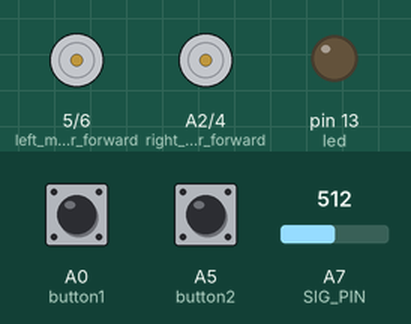
Bench run of a sketch on a simulated Arduino Nano, built with avr-gcc and run on an emulated ATmega328P. Parts: motor-driver pin pairs drawn as motors (green arrow = first pin HIGH = forward, orange = second pin HIGH = backward, longer = more drive, scaled by the enable pin), output pins drawn as LEDs (lit = HIGH). Inputs (shaded band) come from the test bench; at power-on: A0 (button1) HIGH, A5 (button2) HIGH, A7 (SIG_PIN) = 512. EEPROM starts erased; pins used as bus, display or sensor lines are not drawn; what the sketch prints to the serial monitor is not drawn.

Above: at 1.2 s.
1.3 s: A0 (button1) pulled LOW for 0.15 s
At 1.7 s:
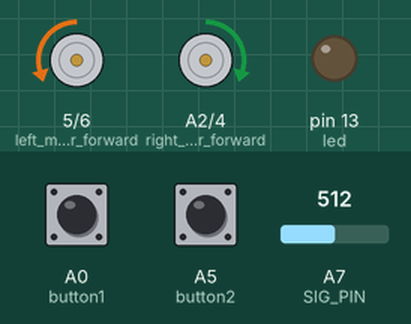
4.3 s: A5 (button2) pulled LOW for 0.15 s
At 5.3 s:
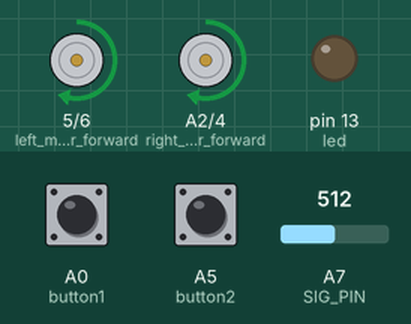
5.9 s: A7 (SIG_PIN) set to 521
At 7.0 s:
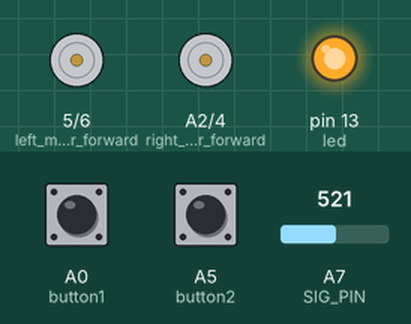
7.4 s: A7 (SIG_PIN) set to 511
At 7.7 s:
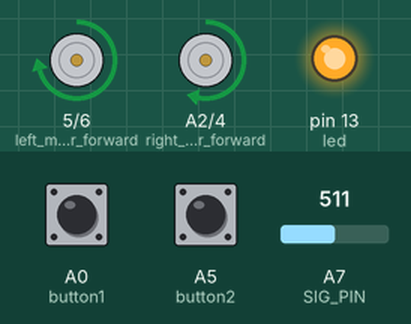
8.9 s: A7 (SIG_PIN) set to 716
At 9.3 s:
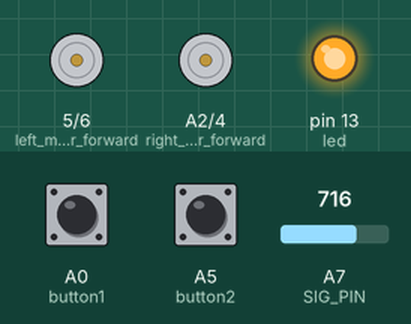
10.4 s: A7 (SIG_PIN) set to 490
At 11.2 s:
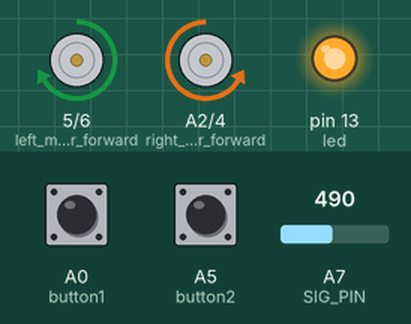
Timing chart, 0 to 13.0 s (numbered marks = the images above; inputs shaded):
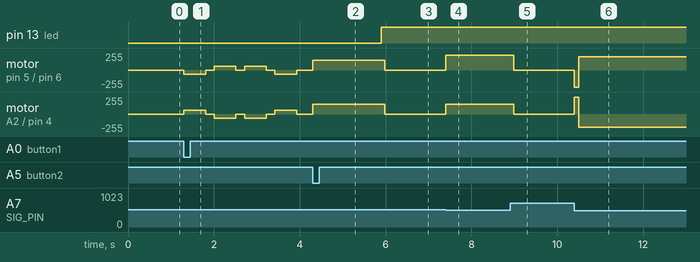

Measured:
- the behaviour switches between 512 and 513 on A7 (SIG_PIN) (found by bisection; images 2 and 3)
- after the input at 4.3 s, motor on pin 5 (left_motor_forward) / pin 6 (left_motor_backward), motor on A2 (right_motor_forward) / pin 4 (right_motor_backward): stopped → forward 150/255 at once
- after the input at 5.9 s, pin 13 (led): LOW → HIGH at once; motor on pin 5 (left_motor_forward) / pin 6 (left_motor_backward), motor on A2 (right_motor_forward) / pin 4 (right_motor_backward): forward 150/255 → stopped after 0.08 s
- after the input at 7.4 s, motor on pin 5 (left_motor_forward) / pin 6 (left_motor_backward): stopped → forward 218/255 at once; motor on A2 (right_motor_forward) / pin 4 (right_motor_backward): stopped → forward 150/255 at once
- after the input at 8.9 s, motor on pin 5 (left_motor_forward) / pin 6 (left_motor_backward): forward 218/255 → stopped after 0.08 s; motor on A2 (right_motor_forward) / pin 4 (right_motor_backward): forward 150/255 → stopped after 0.08 s
- after the input at 10.4 s, motor on pin 5 (left_motor_forward) / pin 6 (left_motor_backward): stopped → backward 255/255 at once, → forward 200/255 0.10 s later; motor on A2 (right_motor_forward) / pin 4 (right_motor_backward): stopped → forward 255/255 at once, → backward 200/255 0.10 s later

The sketch:

8IR_MUX_PID_Part-08.ino
```cpp
#include <EEPROM.h>
//motorpins
#define right_motor_forward A2  //IN1(L298) || TB6612 -- AIN2
#define right_motor_backward 4  //IN2(L298) || TB6612 -- AIN1
#define left_motor_forward 5    //IN3(L298)  || TB6612 --- BIN1
#define left_motor_backward 6   //IN4(L298)  || TB6612 --- BIN2
//speed control pins (PWM)
#define right_motor_speed 3  //EnA (L298) //TB6612 --- PWMA
#define left_motor_speed 9   //EnB (L298) //TB6612 --- PWMB

//MUX PIN
#define S0 11
#define S1 10
#define S2 8
#define S3 7
#define SIG_PIN A7

//Sensor Variables
#define sensorNumber 8
int sensorADC[sensorNumber];
int sensorDigital[sensorNumber];
int bitWeight[sensorNumber] = { 1, 2, 4, 8, 16, 32, 64, 128 };
int WeightValue[sensorNumber] = { 10, 20, 30, 40, 50, 60, 70, 80 };
int theshold = 500;
int sumOnSensor;
int sensorWight;
int bitSensor;
int Max_ADC[sensorNumber];
int Min_ADC[sensorNumber];
int Reference_ADC[sensorNumber];

//PID Variables
float line_position;
float error;
float center_position = 45;
float derivative, previous_error;
int base_speed = 150;
int kp = 8;
int kd = 100;
//turns variable
String direction = "straight";  //default value straight
#define delay_before_turn 100
#define turnSpeed 200
//timers
#define stop_time 20
//inverse parameter
bool inverseON = 0;  //0 = normal line, 1 = inverse line

//distance calibration parameters
uint16_t test_time = 500;  //need to be adjusted for measured distance
int measured_distance = 30;

//button
#define button1 A0
#define button2 A5
#define button3 12
//led
#define led 13

//************************************SETUP***************************************
void setup() {
  Serial.begin(9600);
  pinMode(S0, OUTPUT);
  pinMode(S1, OUTPUT);
  pinMode(S2, OUTPUT);
  pinMode(S3, OUTPUT);
  pinMode(button1, INPUT_PULLUP);
  pinMode(button2, INPUT_PULLUP);
  pinMode(button3, INPUT_PULLUP);
  pinMode(led, OUTPUT);

  pinMode(left_motor_forward, OUTPUT);
  pinMode(left_motor_backward, OUTPUT);
  pinMode(right_motor_forward, OUTPUT);
  pinMode(right_motor_backward, OUTPUT);

  pinMode(left_motor_speed, OUTPUT);
  pinMode(left_motor_speed, OUTPUT);

  LoadCalibration();  //load calibration value from eeprom whenever the arduino is start or reset
}


//************************************LOOP***************************************
void loop() {
  if (digitalRead(button1) == 0) {  //when button 1 is pressed
    //sensor_value_test();
    calibrateSensor();
  }
  if (digitalRead(button2) == 0) {  //when button 2 is pressed
    //calibrateSensor();
    //motor(200, 200);
    //Bit_Sensor_Show();
    PID_Controller(base_speed, kp, kd);
  }
}
```

PID_Controller.ino
```cpp
void PID_Controller(int base_speed, int p, int d) {

  while (1) {
a:
    read_black_line();

    if (sumOnSensor <= 2) line_position = sensorWight / sumOnSensor;
    error = center_position - line_position;

    switch (bitSensor) {
      //left side detection
      case 0b11111000: direction = "left"; break;
      case 0b11110000: direction = "left"; break;
      case 0b11111100: direction = "left"; break;
      //right side detection
      case 0b00011111: direction = "right"; break;
      case 0b00001111: direction = "right"; break;
      case 0b00111111: direction = "right"; break;
    }

    //turn execution when all the sensor on the white surface.
    if (bitSensor == 0) {
      error = 0;
      if (direction != "straight") {  //if the direction is either left or right
        //digitalWrite(led, HIGH);      //turning on led as indicator when left or right turn is detected.
        delay(delay_before_turn);

        if (direction == "right") {
          //right turn logic
          turnRight(turnSpeed, turnSpeed);
        } else {
          //left turn logic
          turnLeft(turnSpeed, turnSpeed);
        }
        //digitalWrite(led, LOW);  //after execution of turns the led will off
        //hard_stop(); //after executing turns the robot will stop. this is only for turn test
      }
    } else if (bitSensor == 255) {  //Stop Point, T, Cross Intersections
      digitalWrite(led, HIGH);      //led on when all black
      distance(5);                  //move 10cm forward.
      read_black_line();            //then read sensor value
      while (bitSensor == 255) {    //if sensor value still on black line. that means its stop point
        stop();                     //then robot stop
        read_black_line();          //update sensor if it's changing or not.
      }
      if (bitSensor == 0) {
        direction = "right";  //turn for T intersection.
      } else {
        if (bitSensor > 0 && bitSensor < 255) {
          direction = "straight";  //for Cross intersection
        }
      }
    } else if (bitSensor == 207 || bitSensor == 231 || bitSensor == 239 || bitSensor == 231 || bitSensor == 247 || bitSensor == 243) {
      inverseON = !inverseON;
      digitalWrite(led, inverseON);
      Bit_Sensor_Show();
      goto a;
    }

    //show sensor pattern
    //Bit_Sensor_Show();
    //digitalWrite(led, LOW);

    derivative = error - previous_error;
    int right_motor_correction = base_speed + (error * p + derivative * d);
    int left_motor_correction = base_speed - (error * p + derivative * d);
    previous_error = error;
    //Drive Motor According to PID Value
    motor(left_motor_correction, right_motor_correction);
  }
}
```

SensorCalibration.ino
```cpp
void calibrateSensor() {
  // Initialize calibration limits
  for (int i = 0; i < sensorNumber; i++) {
    Max_ADC[i] = 1024;     // Set the maximum ADC value for each sensor to 0 (lowest possible)
    Min_ADC[i] = 0;  // Set the minimum ADC value for each sensor to 1024 (highest possible, since ADC range is 0–1023)
  }
  // Define rotation directions for calibration sweeps
  int rotationDirections[][2] = {
    { -1, 1 },  // Rotate robot slightly to the left
    { 1, -1 },  // Rotate robot slightly to the right
    { 1, -1 },  // Repeat rotation to the right for better calibration coverage
    { -1, 1 }   // Rotate left again to cover the full sensor range
  };

  // Perform calibration sweeps (4 passes)
  for (int step = 0; step < 4; step++) {
    // Rotate the robot slowly in the defined direction for this step
    motor(base_speed * 0.4 * rotationDirections[step][0],
          base_speed * 0.4 * rotationDirections[step][1]);

    // Sweep through several readings while rotating
    for (int sweep = 0; sweep < 500; sweep++) {
      // Read each sensor one by one
      for (int i = 0; i < sensorNumber; i++) {
        selectChannel(i);                    // Select which sensor channel to read (if using multiplexer)
        sensorADC[i] = analogRead(SIG_PIN);  // Read the analog value from the sensor

        // Update the maximum and minimum ADC values recorded for this sensor
        Max_ADC[i] = max(Max_ADC[i], sensorADC[i]);
        Min_ADC[i] = min(Min_ADC[i], sensorADC[i]);
      }
    }
    motor(0, 0);  // Stop the motors after each rotation step
    delay(200);   // Small pause before changing rotation direction
  }

  // Store calibrated Reference, Max, and Min values in EEPROM
  for (int i = 0; i < sensorNumber; i++) {
    Reference_ADC[i] = (Max_ADC[i] + Min_ADC[i]) / 2.0;  // Calculate mid-point (reference) value

    EEPROM.write(i, Reference_ADC[i] / 4);           // Store reference value (divided by 4 because EEPROM stores 0–255)
    delay(5);                                        // Small delay for EEPROM write stability
    EEPROM.write(i + sensorNumber, Max_ADC[i] / 4);  // Store maximum calibrated value
    delay(5);
    EEPROM.write(i + (sensorNumber * 2), Min_ADC[i] / 4);  // Store minimum calibrated value
    delay(5);
  }
}

// Function to load calibration data from EEPROM
void LoadCalibration() {
  // Print header labels for serial monitor (sensor indices)
  Serial.print("S0: ");
  Serial.print(", S1: ");
  Serial.print(", S2: ");
  Serial.print(", S3: ");
  Serial.print(", S4: ");
  Serial.print(", S5: ");
  Serial.print(", S6: ");
  Serial.print(", S7: ");
  Serial.println();

  // Load the stored calibration data for each sensor
  for (int i = 0; i < sensorNumber; i++) {
    Reference_ADC[i] = EEPROM.read(i) * 4;                 // Read and restore reference value
    Max_ADC[i] = EEPROM.read(i + sensorNumber) * 4;        // Read and restore maximum value
    Min_ADC[i] = EEPROM.read(i + (sensorNumber * 2)) * 4;  // Read and restore minimum value

    Serial.print(String(Reference_ADC[i]) + ",  ");  // Print loaded reference value
  }
  Serial.println();  // Move to new line after printing all sensor values
}
```

Turns.ino
```cpp
void turnRight(int L, int R) {
  while (sensorDigital[3] != 1) {  //loop will break when sensor number 4 detects line.
    motor(L, -R);                  //right motor forward and left motor backward.
    read_black_line();             //observing continous change of sensor value.
    direction = "straight";        //set the direction value to default
  }
}

void turnLeft(int L, int R) {
  while (sensorDigital[4] != 1) {  //loop will break when sensor number 4 detects line.
    motor(-L, R);                  //right motor forward and left motor backward.
    read_black_line();             //observing continous change of sensor value.
    direction = "straight";        //set the direction value to default
  }
}

void hard_stop() {
  while (1) motor(0, 0);
}
void stop() {
  motor(0, 0);
}

void distance_calibration(uint16_t test_time) {
  unsigned long startTime = millis();
  while (millis() - startTime < test_time) {
    motor(base_speed, base_speed);  //forward movement
  }
  motor(0, 0);  //stop after completing the measured distance.
}

void distance(uint16_t dist) {
  int time_per_cm = test_time / measured_distance;
  unsigned long moveTime = dist * time_per_cm;
  unsigned long startTime = millis();

  while (millis() - startTime < moveTime) {
    motor(base_speed, base_speed);  //forward movement
  }
}
```

motor.ino
```cpp
void motor(int LPWM, int RPWM) {
  if (LPWM > 0) {
    digitalWrite(left_motor_forward, HIGH);
    digitalWrite(left_motor_backward, LOW);
  } else {
    digitalWrite(left_motor_forward, LOW);
    digitalWrite(left_motor_backward, HIGH);
  }

  if (RPWM > 0) {
    digitalWrite(right_motor_forward, HIGH);
    digitalWrite(right_motor_backward, LOW);
  } else {
    digitalWrite(right_motor_forward, LOW);
    digitalWrite(right_motor_backward, HIGH);
  }

  LPWM = constrain(LPWM, -255, 255);
  RPWM = constrain(RPWM, -255, 255);

  //Serial.print(String(LPWM) + ",  " + String(RPWM) + ",  ");
  //Serial.println();

  analogWrite(left_motor_speed, abs(LPWM));
  analogWrite(right_motor_speed, abs(RPWM));
}
```

read_sensor.ino
```cpp
void read_black_line() {
  sumOnSensor = 0;
  sensorWight = 0;
  bitSensor = 0;

  for (int i = 0; i < sensorNumber; i++) {
    selectChannel(i);
    delayMicroseconds(20);
    sensorADC[i] = analogRead(SIG_PIN);
    //map analog value x
    //analog to digital
    if (sensorADC[i] > Reference_ADC[i]) {
      if (inverseON == 0) {    //black line - normal mode.
        sensorDigital[i] = 1;  //black line =1
      } else {
        sensorDigital[i] = 0;  //black line =0 (black line -inverse mode)
      }
    } else {
      if (inverseON == 0) {    //white line - normal mode
        sensorDigital[i] = 0;  //white line =0 - normal mode
      } else {
        sensorDigital[i] = 1;  //white line - inverse mode.
      }
    }

    sumOnSensor += sensorDigital[i];
    sensorWight += sensorDigital[i] * WeightValue[i];
    bitSensor += sensorDigital[i] * bitWeight[(sensorNumber - 1) - i];
  }
}

void selectChannel(int channel) {
  digitalWrite(S0, bitRead(channel, 0));
  digitalWrite(S1, bitRead(channel, 1));
  digitalWrite(S2, bitRead(channel, 2));
  digitalWrite(S3, bitRead(channel, 3));
}

void sensor_value_test() {
  while (1) {
    read_black_line();
    for (int i = 0; i < sensorNumber; i++) {
      Serial.print(String(sensorADC[i]) + "  ");
    }
    Serial.println();
  }
}

void Bit_Sensor_Show() {
  while (1) {
    read_black_line();  //take sensor reading

    Serial.print("Bit Sensor in Decimal: " + String(bitSensor));  //Decimal Value Show
    Serial.print(" | Bit Sensor in Binary: ");

    for (int i = (sensorNumber - 1); i >= 0; i--) {  //display bitsensor data in binary
      Serial.print(String(bitRead(bitSensor, i)));
    }
    Serial.println();
  }
}

void sensor_value_check() {
  for (int i = 0; i < sensorNumber; i++) {
    selectChannel(i);
    delayMicroseconds(20);
    sensorADC[i] = analogRead(SIG_PIN);
    //map analog value
    Serial.print(String(sensorADC[i]) + "  ");
  }
  for (int i = 0; i < sensorNumber; i++) {
    //analog to digital
    if (sensorADC[i] > theshold) {
      sensorDigital[i] = 1;
    } else {
      sensorDigital[i] = 0;
    }
    Serial.print("  " + String(sensorDigital[i]));
  }
  Serial.println();
}
```
